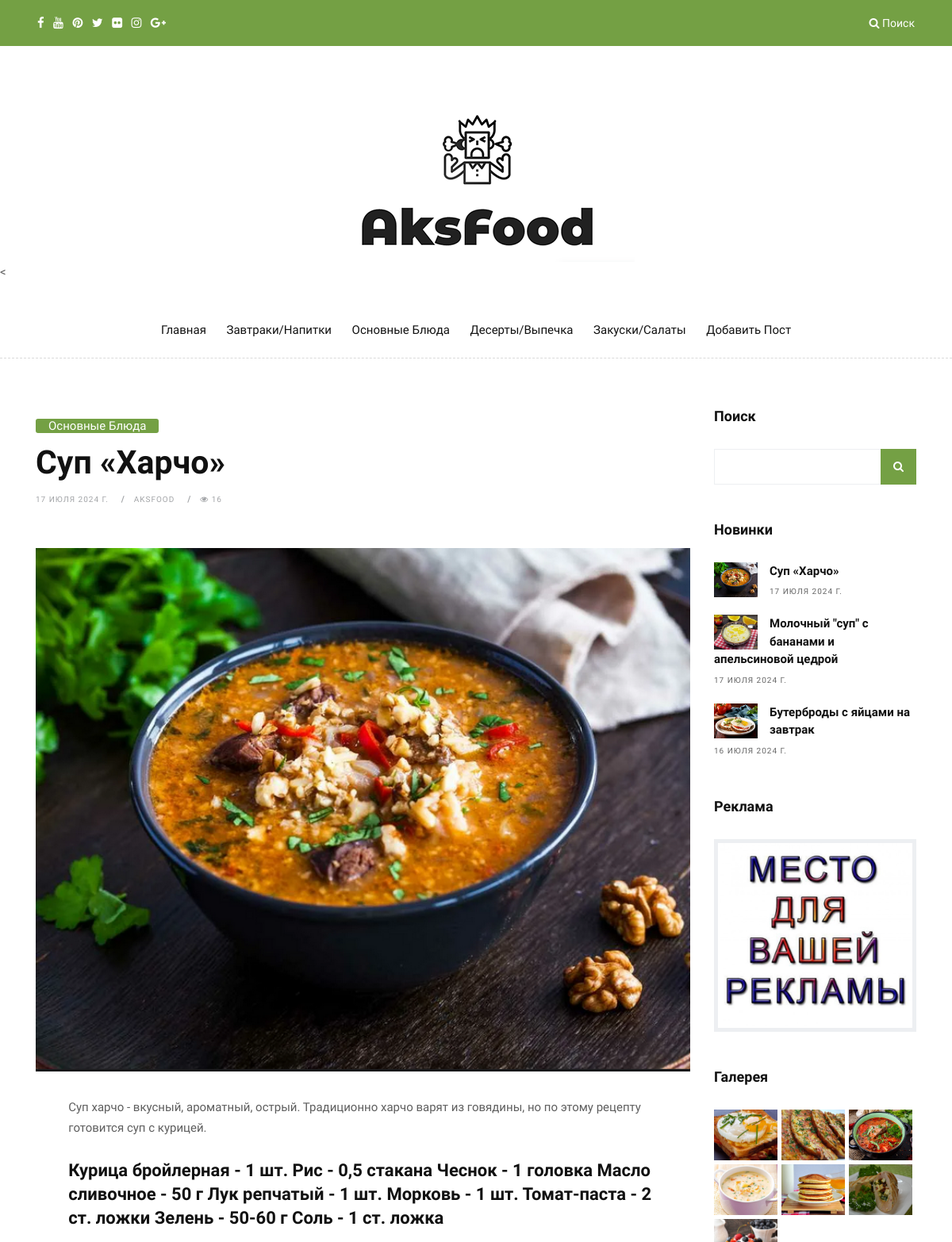
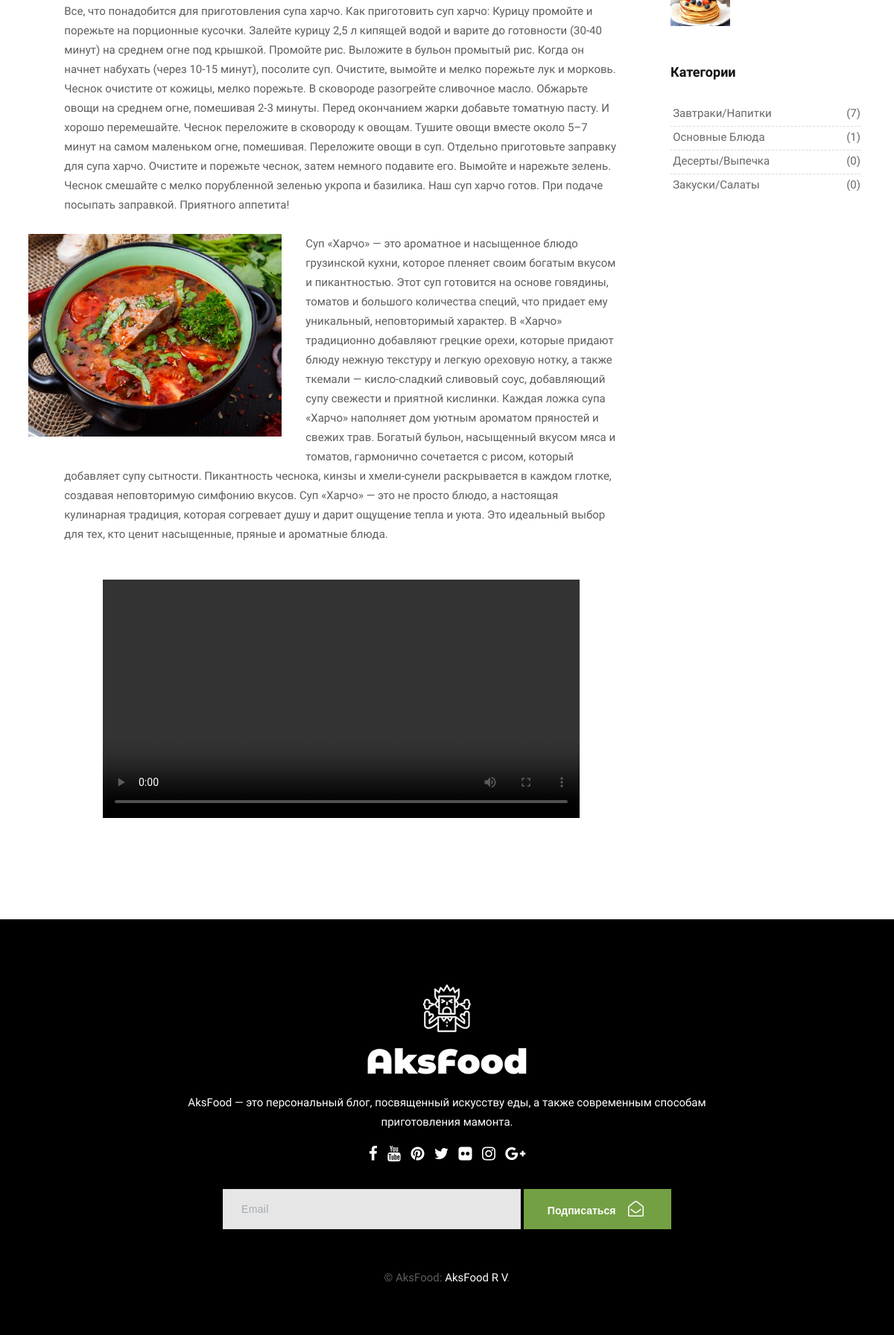
Screenshot of /recipe/8/ with the database file from the repository (2 pictures, top to bottom).
### blog/models.py (models this page shows, shortened)
class Recipe(models.Model):
    title = models.CharField(max_length=100, verbose_name='Название')
    description = models.TextField(verbose_name='Описание')
    additional_description = models.TextField(null=True, blank=True, verbose_name='Дополнительное описание')
    ingredients = models.TextField(verbose_name='Ингридиенты')
    instructions = models.TextField(verbose_name='Инструкция')
    image = models.ImageField(null=True, upload_to='images', verbose_name='Фотография 1')
    image2 = models.ImageField(null=True, upload_to='images', verbose_name='Фотография 2')
    video = models.FileField(upload_to='videos/', null=True, blank=True, verbose_name='Видео')
    created_at = models.DateField(default=timezone.now, verbose_name='Дата создания')
    category = models.ForeignKey(Category, on_delete=models.CASCADE, default=1, verbose_name='Категория')
    views = models.PositiveIntegerField(default=0, verbose_name='Счётчик просмотров')

class Category(models.Model):
    name = models.CharField(max_length=100)
    def __str__(self):
        return self.name
    @property
    def recipe_count(self):
        return self.recipe_set.count()

### blog/views.py (the view)
# urls.py: path('recipe/<int:pk>/', views.recipe_detail, name='recipe_detail'),
def recipe_detail(request, pk):
    recipe = get_object_or_404(Recipe, pk=pk)
    recipe.views += 1
    recipe.save()
    all_category = Category.objects.all()
    count = len(Recipe.objects.all()) - 1
    gallery = Recipe.objects.order_by('image2')[:9]  # 9 изображений для галереи
    if request.method == 'POST':
        if 'email_form' in request.POST:
            email = request.POST.get('email')
            Email.objects.create(email=email)
    if count >= 2:
        product1 = Recipe.objects.all()[count]
        product2 = Recipe.objects.all()[count - 1]
        product3 = Recipe.objects.all()[count - 2]
        return render(request, 'blog/garden-single.html', {'recipe': recipe, 'all_category': all_category,
                                                           "gallery": gallery,
                                                           'product1': product1, 'product2': product2,
                                                           'product3': product3,
                                                           })
    else:
        return render(request, 'blog/garden-single.html', {'recipe': recipe, 'all_category': all_category,})

### blog/templates/blog/garden-single.html (shortened to what this page needs)
<!DOCTYPE html>
{% load static %}
<html lang="ru">
    <link href="{% static 'blog/css/bootstrap.css'  %}" rel="stylesheet">
    <link href="{% static 'blog/css/font-awesome.min.css' %}" rel="stylesheet">
    <link href="{% static 'blog/style.css' %}" rel="stylesheet">
     <link href="{% static 'blog/css/responsive.css' %}" rel="stylesheet">
    <link href="{% static 'blog/css/colors.css' %}" rel="stylesheet">
    <link href="{% static 'blog/css/version/garden.css' %}" rel="stylesheet">
</head>
<body>
    <div id="wrapper">
        <div class="topbar-section">
            <div class="container-fluid">
                <div class="row">
                    <div class="col-lg-4 col-md-6 col-sm-6 hidden-xs-down">
                        <div class="topsocial">
                            <a href="https://vk.com/stu_unger" data-toggle="tooltip" data-placement="bottom" title="Facebook"><i class="fa fa-facebook"></i></a>
                            <a href="https://vk.com/stu_unger" data-toggle="tooltip" data-placement="bottom" title="Youtube"><i class="fa fa-youtube"></i></a>
                            <a href="https://vk.com/stu_unger" data-toggle="tooltip" data-placement="bottom" title="Pinterest"><i class="fa fa-pinterest"></i></a>
                            <a href="https://vk.com/stu_unger" data-toggle="tooltip" data-placement="bottom" title="Twitter"><i class="fa fa-twitter"></i></a>
                            <a href="https://vk.com/stu_unger" data-toggle="tooltip" data-placement="bottom" title="Flickr"><i class="fa fa-flickr"></i></a>
                            <a href="https://vk.com/stu_unger" data-toggle="tooltip" data-placement="bottom" title="Instagram"><i class="fa fa-instagram"></i></a>
                            <a href="https://vk.com/stu_unger" data-toggle="tooltip" data-placement="bottom" title="Google+"><i class="fa fa-google-plus"></i></a>
                        </div>
                    </div>
                    <div class="col-lg-4 hidden-md-down">
                    </div>
                    <div class="col-lg-4 col-md-6 col-sm-6 col-xs-12">
                        <div class="topsearch text-right">
                            <a data-toggle="collapse" href="#collapseExample" aria-expanded="false" aria-controls="collapseExample"><i class="fa fa-search"></i> Поиск</a>
                        </div>
                    </div>
                </div>
            </div>
        </div>
        <div class="header-section">
            <div class="container">
                <div class="row">
                    <div class="col-md-12">
                        <div class="logo">
                            <a href=""><img src="{% static 'blog/images/AksFood.png' %}" alt=""></a>
                        </div>
                    </div>
                </div>
            </div><
        </div>
        <header class="header">
            <div class="container">
                <nav class="navbar navbar-inverse navbar-toggleable-md">
                    <div class="collapse navbar-collapse justify-content-md-center" id="Forest Timemenu">
                        <ul class="navbar-nav">
                            <li class="nav-item">
                                <a class="nav-link color-green-hover" href="/">Главная</a>
                            </li>
                            <li class="nav-item">
                                <a class="nav-link color-green-hover" href="{% url 'category_recipes' 1 %}">Завтраки/напитки</a>
                            </li>
                            <li class="nav-item">
                                <a class="nav-link color-green-hover" href="{% url 'category_recipes' 2 %}">Основные блюда</a>
                            </li>
                            <li class="nav-item">
                                <a class="nav-link color-green-hover" href="{% url 'category_recipes' 3 %}">Десерты/выпечка</a>
                            </li>
                            <li class="nav-item">
                                <a class="nav-link color-green-hover" href="{% url 'category_recipes' 4 %}">Закуски/салаты</a>
                            </li>
                            <li class="nav-item">
                                <a class="nav-link color-green-hover" href="{% url 'add_post' %}">Добавить пост</a>
                            </li>
                        </ul>
                    </div>
                </nav>
            </div>
        </header>
        <section class="section wb">
            <div class="container">
                <div class="row">
                    <div class="col-lg-9 col-md-12 col-sm-12 col-xs-12">
                        <div class="page-wrapper">
                            <div class="blog-title-area">
                                <span class="color-green"><a href="{% url 'category_recipes' recipe.category_id %}" title="">{{ recipe.category }}</a></span>
                                <h3>{{ recipe.title }}</h3>
                                <div class="blog-meta big-meta">
                                    <small><a href="" title="">{{ recipe.created_at }}</a></small>
                                    <small><a href="" title="">AksFood</a></small>
                                    <small><a href="#" title=""><i class="fa fa-eye"></i> {{ recipe.views }}</a></small>
                                </div>
                            </div>
                            <div class="single-post-media">
                                <img src="{{ recipe.image.url }}" alt="" class="img-fluid">
                            </div>
                            <div class="blog-content">
                                <div class="pp">
                                    <p>{{ recipe.description }}</p>
                                    <h3><strong>{{ recipe.ingredients }}</strong></h3>
                                </div>
                                <div class="pp">
                                    <p>{{ recipe.instructions }}</p>
                                    <p><img src="{{ recipe.image2.url }}" class="float-left" width="340" alt=""> {{ recipe.additional_description }}</p>
                                </div>
                            </div>
                                <div class="video-container">
                                    <video controls>
                                        <source src="{{ recipe.video.url }}" type="video/mp4">
                                    </video>
                                </div>
                        </div>
                    </div>
                    <div class="col-lg-3 col-md-12 col-sm-12 col-xs-12">
                        <div class="sidebar">
                            <div class="widget">
                                <h2 class="widget-title">Поиск</h2>
                                <form class="form-inline search-form" method="get" action="{% url 'search' %}">
                                    <div class="form-group">
                                        <input name="q" type="text" class="form-control" placeholder="">
                                    </div>
                                    <button type="submit" class="btn btn-primary"><i class="fa fa-search"></i></button>
                                </form>
                            </div>
                            <div class="widget">
                                <h2 class="widget-title">Новинки</h2>
                                <div class="blog-list-widget">
                                    <div class="list-group">
                                        <a href="{% url 'recipe_detail' product1.id %}" class="list-group-item list-group-item-action flex-column align-items-start">
                                            <div class="w-100 justify-content-between">
                                                <img src="{{ product1.image.url }}" alt="{{ product1.title }}" class="img-fluid float-left">
                                                <h5 class="mb-1">{{ product1.title }}</h5>
                                                <small>{{ product1.created_at }}</small>
                                            </div>
                                        </a>
                                        <a href="{% url 'recipe_detail' product2.id %}" class="list-group-item list-group-item-action flex-column align-items-start">
                                            <div class="w-100 justify-content-between">
                                                <img src="{{ product2.image.url }}" alt="{{ product2.title }}" class="img-fluid float-left">
                                                <h5 class="mb-1">{{ product2.title }}</h5>
                                                <small>{{ product2.created_at }}</small>
                                            </div>
                                        </a>
                                        <a href="{% url 'recipe_detail' product3.id %}" class="list-group-item list-group-item-action flex-column align-items-start">
                                            <div class="w-100 last-item justify-content-between">
                                                <img src="{{ product3.image.url }}" alt="{{ product3.title }}" class="img-fluid float-left">
                                                <h5 class="mb-1">{{ product3.title }}</h5>
                                                <small>{{ product3.created_at }}</small>
                                            </div>
                                        </a>
                                    </div>
                                </div>
                            </div>
                            <div class="widget">
                                <h2 class="widget-title">Реклама</h2>
                                <div class="banner-spot clearfix">
                                    <div class="banner-img">
                                        <img src="../../media/images/rekla.jpg" alt="" class="img-fluid">
                                    </div>
                                </div>
                            </div>
                            <div class="widget">
                                <h2 class="widget-title">Галерея</h2>
                                <div class="instagram-wrapper clearfix">
                                    {% for gall in gallery %}
                                    <a href="{% url 'recipe_detail' gall.id %}"><img src="{{ gall.image2.url }}" alt="" class="img-fluid"></a>
                                    {% endfor %}
                                </div>
                            </div>
                            <div class="widget">
                                <h2 class="widget-title">Категории</h2>
                                <div class="link-widget">
                                    <ul>
                                        {% for category in all_category %}
                                        <li><a href="{% url 'category_recipes' category.id %}">{{ category.name }} <span>({{ category.recipe_count }})</span></a></li>
                                        {% endfor %}
                                    </ul>
                                </div>
                            </div>
                        </div>
                    </div>
                </div>
            </div>
        </section>
        <footer class="footer">
            <div class="container">
                <div class="row">
                    <div class="col-lg-8 offset-lg-2">
                        <div class="widget">
                            <div class="footer-text text-center">
                                <a href="index.html"><img src="images/AksFood_black.png" alt="" class="img-fluid"></a>
                                <p>AksFood — это персональный блог, посвященный искусству еды, а также современным способам приготовления мамонта.</p>
                                <div class="social">
                                    <a href="https://vk.com/stu_unger" data-toggle="tooltip" data-placement="bottom" title="Facebook"><i class="fa fa-facebook"></i></a>
                            <a href="https://vk.com/stu_unger" data-toggle="tooltip" data-placement="bottom" title="Youtube"><i class="fa fa-youtube"></i></a>
                            <a href="https://vk.com/stu_unger" data-toggle="tooltip" data-placement="bottom" title="Pinterest"><i class="fa fa-pinterest"></i></a>
                            <a href="https://vk.com/stu_unger" data-toggle="tooltip" data-placement="bottom" title="Twitter"><i class="fa fa-twitter"></i></a>
                            <a href="https://vk.com/stu_unger" data-toggle="tooltip" data-placement="bottom" title="Flickr"><i class="fa fa-flickr"></i></a>
                            <a href="https://vk.com/stu_unger" data-toggle="tooltip" data-placement="bottom" title="Instagram"><i class="fa fa-instagram"></i></a>
                            <a href="https://vk.com/stu_unger" data-toggle="tooltip" data-placement="bottom" title="Google+"><i class="fa fa-google-plus"></i></a>
                                </div>
                                <div class="newsletter-widget text-center">
                                    <form method="post" action="" class="form-inline">
                                        <input type="email" id="email" name="email" required class="form-control" placeholder="Email">
                                        <button type="submit" name="email_form" class="btn btn-primary">Подписаться <i class="fa fa-envelope-open-o"></i></button>
                                    </form>
                                </div>
                            </div>
                        </div>
                    </div>
                </div>
                <div class="row">
                    <div class="col-md-12 text-center">
                        <br>
                        <br>
                        <div class="copyright">&copy; AksFood: <a href="">AksFood R V</a>.</div>
                    </div>
                </div>
            </div>
        </footer>
    </div>
</body>
</html>

### rows the page displays
Recipe: category "Основные Блюда", title "Суп «Харчо»", created_at "17 ИЮЛЯ 2024 Г.", views "16", image (picture), description "Суп харчо - вкусный, ароматный, острый. Традиционно харчо варят из говядины, но по этому рецепту готовится суп с курицей.", ingredients "Курица бройлерная - 1 шт. Рис - 0,5 стакана Чеснок - 1 головка Масло сливочное - 50 г Лук репчатый - 1 шт. Морковь - 1 шт. Томат-паста - 2 ст. ложки Зелень - 50-60 г Соль - 1 ст. ложка", instructions "Все, что понадобится для приготовления супа харчо. Как приготовить суп харчо: Курицу промойте и порежьте на порционные кусочки. Залейте курицу 2,5 л кипящей водой и варите до готовности (30-40 минут) на среднем огне под крышкой. Промойте рис. Выложите в бульон промытый рис. Когда он начнет набухать (через 10-15 минут), посолите суп. Очистите, вымойте и мелко порежьте лук и морковь. Чеснок очистите от кожицы, мелко порежьте. В сковороде разогрейте сливочное масло. Обжарьте овощи на среднем огне, помешивая 2-3 минуты. Перед окончанием жарки добавьте томатную пасту. И хорошо перемешайте. Чеснок переложите в сковороду к овощам. Тушите овощи вместе около 5–7 минут на самом маленьком огне,…", image2 (picture), additional_description "Суп «Харчо» — это ароматное и насыщенное блюдо грузинской кухни, которое пленяет своим богатым вкусом и пикантностью. Этот суп готовится на основе говядины, томатов и большого количества специй, что придает ему уникальный, неповторимый характер. В «Харчо» традиционно добавляют грецкие орехи, которые придают блюду нежную текстуру и легкую ореховую нотку, а также ткемали — кисло-сладкий сливовый соус, добавляющий супу свежести и приятной кислинки. Каждая ложка супа «Харчо» наполняет дом уютным ароматом пряностей и свежих трав. Богатый бульон, насыщенный вкусом мяса и томатов, гармонично сочетается с рисом, который добавляет супу сытности. Пикантность чеснока, кинзы и хмели-сунели раскрывается…"
Recipe: image (picture), title "Молочный \"суп\" с бананами и апельсиновой цедрой", created_at "17 ИЮЛЯ 2024 Г.", image2 (picture)
Recipe: image (picture), title "Бутерброды с яйцами на завтрак", created_at "16 ИЮЛЯ 2024 Г.", image2 (picture)
Recipe: image2 (picture)
Recipe: image2 (picture)
Recipe: image2 (picture)
Recipe: image2 (picture)
Category: name "Завтраки/Напитки", recipe_count "7"
Category: name "Основные Блюда", recipe_count "1"
Category: name "Десерты/Выпечка", recipe_count "0"
Category: name "Закуски/Салаты", recipe_count "0"
